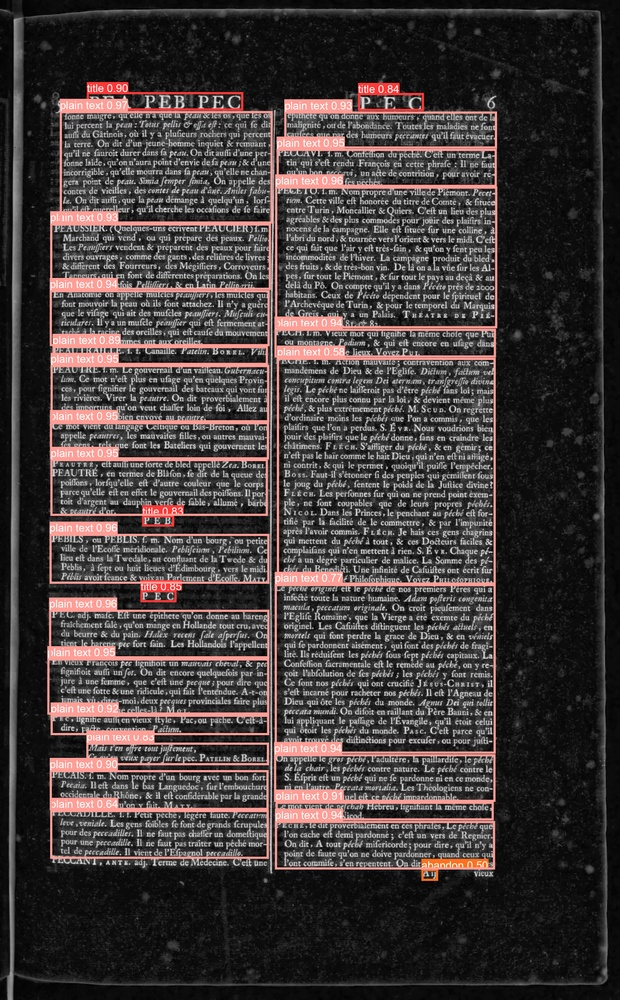
#> input picture assets/img/1913247_15.jpeg, 620 x 1000 px, shrunk from 2844 x 4584 before the run
$ python -i preprocess.py   (imports and definitions only)
#> lines starting #> are read from the running program, lines starting #| are printed output that depends on the picture; after the words box and inside, x2 and y2 are one past the last pixel; in counts of white or black regions, pixels touching at a corner belong together
#> in preprocess, img is the input picture: shape (1000, 620, 3); mean B, G, R 57.6, 58.2, 64.8
import cv2
import numpy as np
from skimage.filters import threshold_sauvola

# [5 lines left out: function brighten, not called in this run]


def white_balance(img):
    """
    Simple and effective white balance for scanned documents.
    Removes yellow/brown cast by normalizing A/B channels in LAB space.
    """
    if img is None:
        raise ValueError("white_balance(): input image is None")

    # Convert BGR → LAB
    lab = cv2.cvtColor(img, cv2.COLOR_BGR2LAB)
    l, a, b = cv2.split(lab)

    # Compute average A/B
    avg_a = np.mean(a)
    avg_b = np.mean(b)

    # Adjust A/B to reduce color cast
    a = a.astype(np.float32)
    b = b.astype(np.float32)
    l_float = l.astype(np.float32)

    a = a - ((avg_a - 128) * (l_float / 255.0) * 1.1)
    b = b - ((avg_b - 128) * (l_float / 255.0) * 1.1)

    # Convert back to uint8
    a = np.clip(a, 0, 255).astype("uint8")
    b = np.clip(b, 0, 255).astype("uint8")

    # Rebuild LAB image
    lab = cv2.merge([l, a, b])

    # Convert back to BGR
    balanced = cv2.cvtColor(lab, cv2.COLOR_LAB2BGR)
    return balanced


def remove_shadows(img):
    """
    Remove scanner shadows and uneven illumination using
    morphological background estimation.
    Works for grayscale or color input.
    """
    # Convert to grayscale
    if len(img.shape) == 3:
        gray = cv2.cvtColor(img, cv2.COLOR_BGR2GRAY)
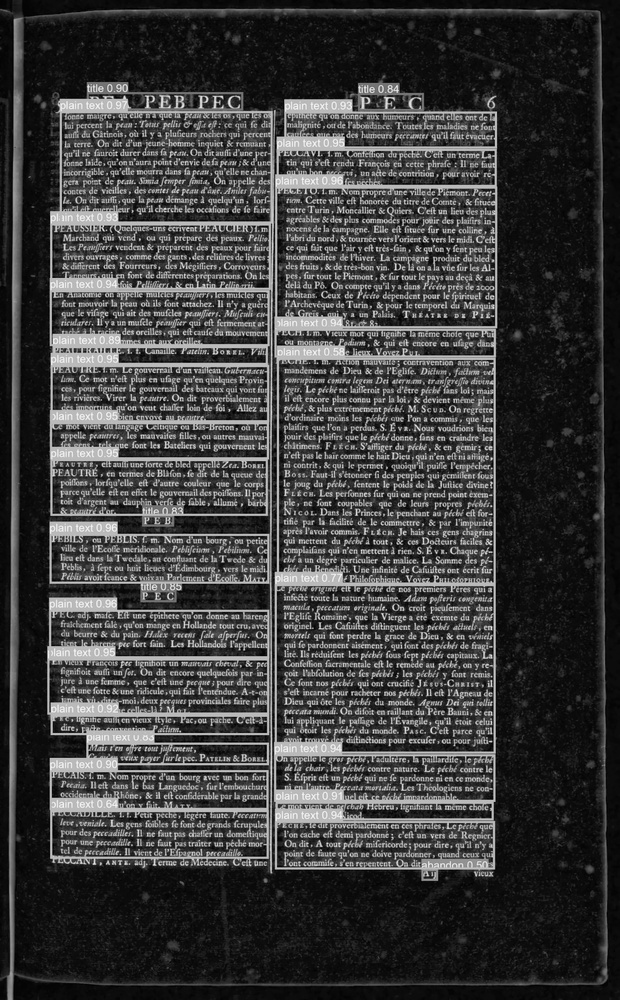
#> gray: shape (1000, 620); min 0, max 248, mean 60.1
    else:
        gray = img.copy()

    # Estimate the background via large morphological closing
    kernel = cv2.getStructuringElement(cv2.MORPH_RECT, (51, 51))
    bg = cv2.morphologyEx(gray, cv2.MORPH_CLOSE, kernel)
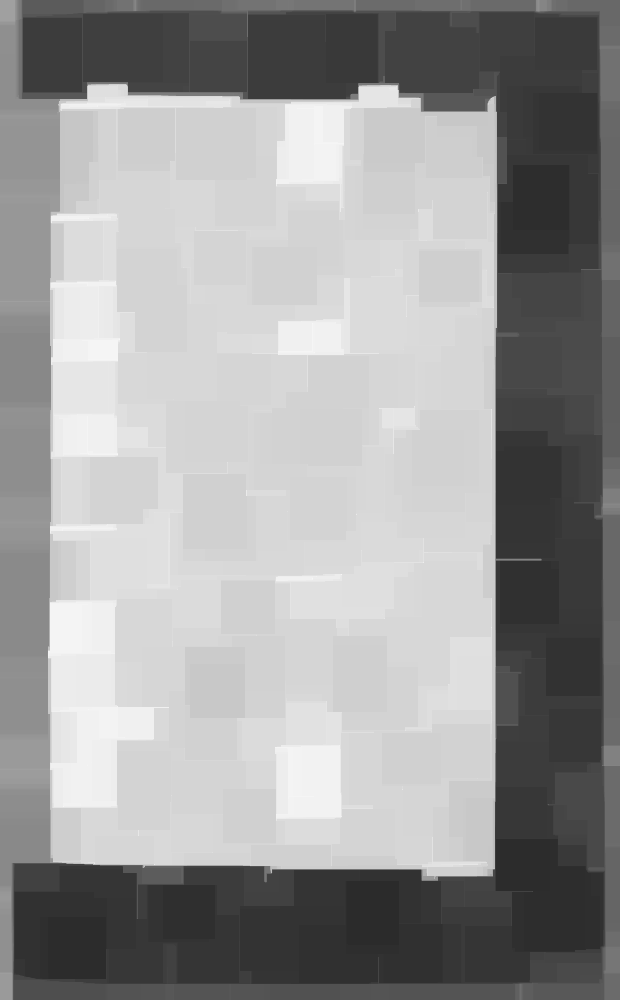
#> bg: shape (1000, 620); min 43, max 248, mean 153.7

    # Subtract background from image
    diff = cv2.absdiff(gray, bg)
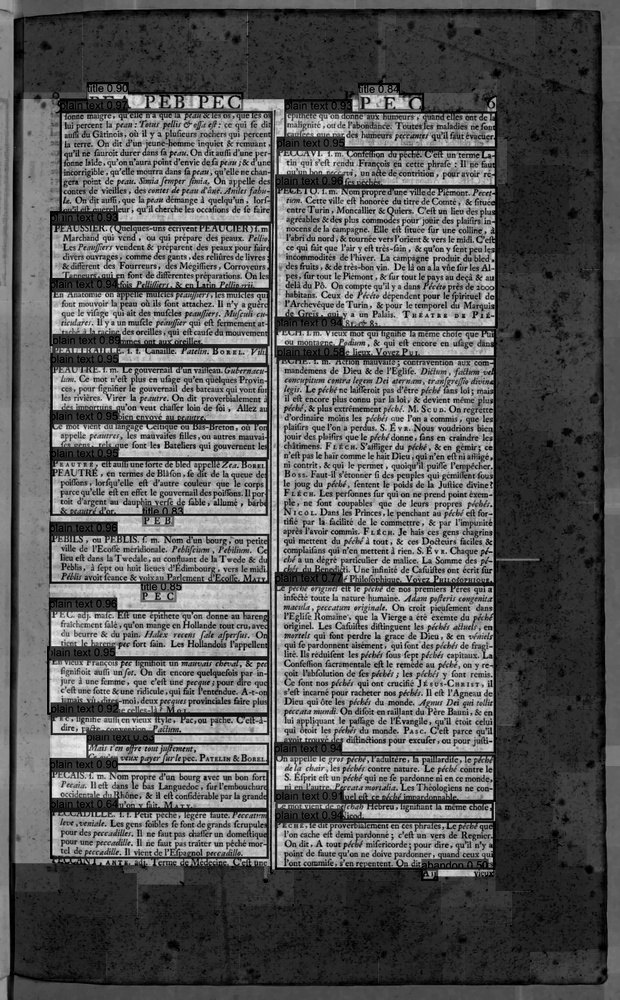
#> diff: shape (1000, 620); min 0, max 241, mean 93.7

    # Normalize contrast
    norm = cv2.normalize(diff, None, alpha=0, beta=255,
                         norm_type=cv2.NORM_MINMAX)

    return norm


# [54 lines left out: functions crop_margins, deskew_opencv, not called in this run]


def preprocess_for_layout(img):
    """
    Optimal preprocessing for DocLayout-YOLO.
    Includes:
    - deskew
    - white balance
    - shadow removal
    - margin cropping
    - controlled brightening
    - CLAHE
    - light smoothing
    """

    # STEP 1 — Deskew
    #img = deskew_opencv(img)

    # STEP 2 — Remove shadows BEFORE white balance
    shadow_free = remove_shadows(img)

    # STEP 3 — White balance on the shadow-free version
    # Convert back to 3-channel for white balance
    shadow_rgb = cv2.cvtColor(shadow_free, cv2.COLOR_GRAY2BGR)
    wb = white_balance(shadow_rgb)
#> in white_balance, `lab = cv2.cvtColor(img, cv2.COLOR_BGR2LAB)`: lab: shape (1000, 620, 3); mean of channels 0, 1, 2 103.7, 128, 128
#> in white_balance, `l, a, b = cv2.split(lab)`: a: shape (1000, 620); every value is 128
#> in white_balance, `avg_a = np.mean(a)`: avg_a = 128
#> in white_balance, `a = a.astype(np.float32)`: a: shape (1000, 620) float32; every value is 128

    # STEP 4 — Crop margins
    #cropped = crop_margins(wb, margin=15)

    # STEP 5 — Grayscale
    gray = cv2.cvtColor(wb, cv2.COLOR_BGR2GRAY)

    # STEP 6 — Gentle brightening
    #gray = brighten(gray, gamma=1.2)

    # STEP 7 — CLAHE
    clahe = cv2.createCLAHE(clipLimit=3.0, tileGridSize=(16, 16))
    enhanced = clahe.apply(gray)
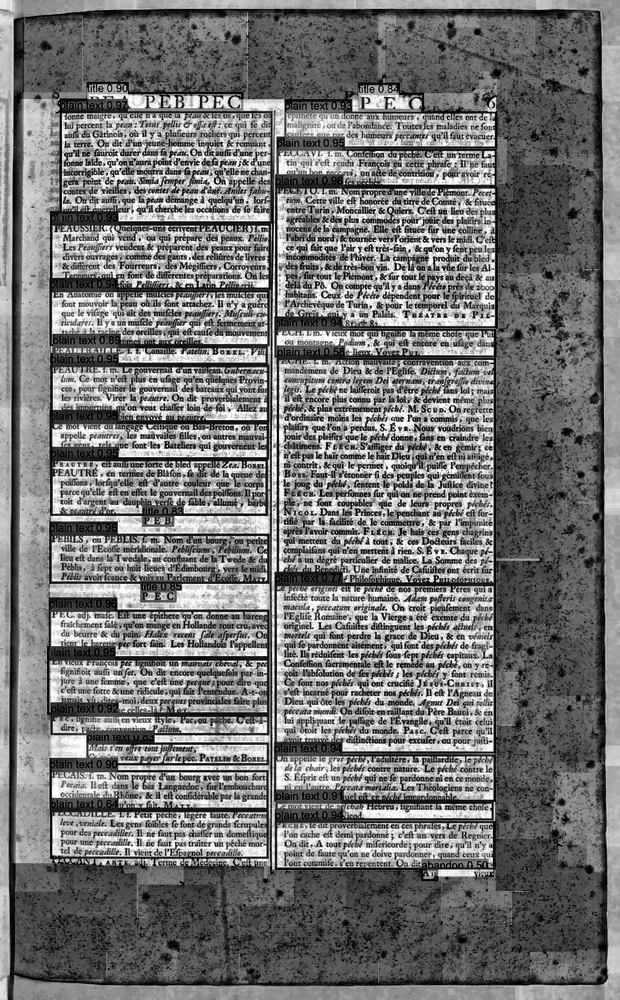
#> enhanced: shape (1000, 620); min 0, max 255, mean 117.9

    # STEP 8 — Light smoothing
    #enhanced = cv2.medianBlur(enhanced, 3)

    # STEP 9 — Optional: light denoise
    enhanced = cv2.fastNlMeansDenoising(enhanced, None, 3, 7, 21)

    return enhanced


def preprocess_for_ocr(img):
    """
    Preprocessing optimized for Tesseract OCR.
    Does NOT apply CLAHE (to avoid distorting glyphs).
    Uses Sauvola binarization for robustness on old paper.
    """
    gray = cv2.cvtColor(img, cv2.COLOR_BGR2GRAY)

    th = threshold_sauvola(gray, window_size=25)
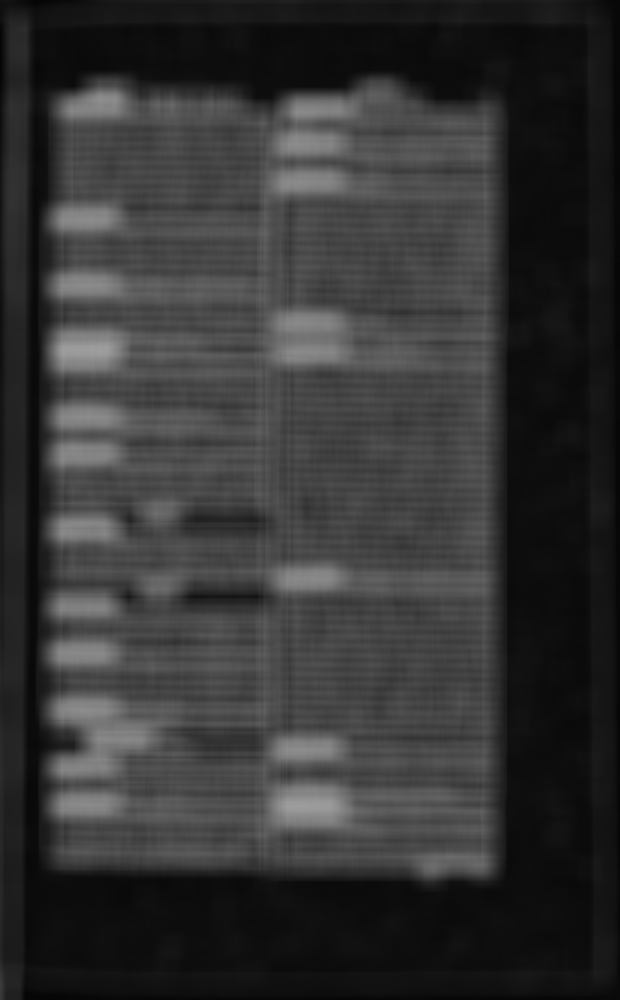
#> th: shape (1000, 620) float64; min 5.76, max 159.1, mean 52.9
    ocr_img = (gray > th).astype("uint8") * 255
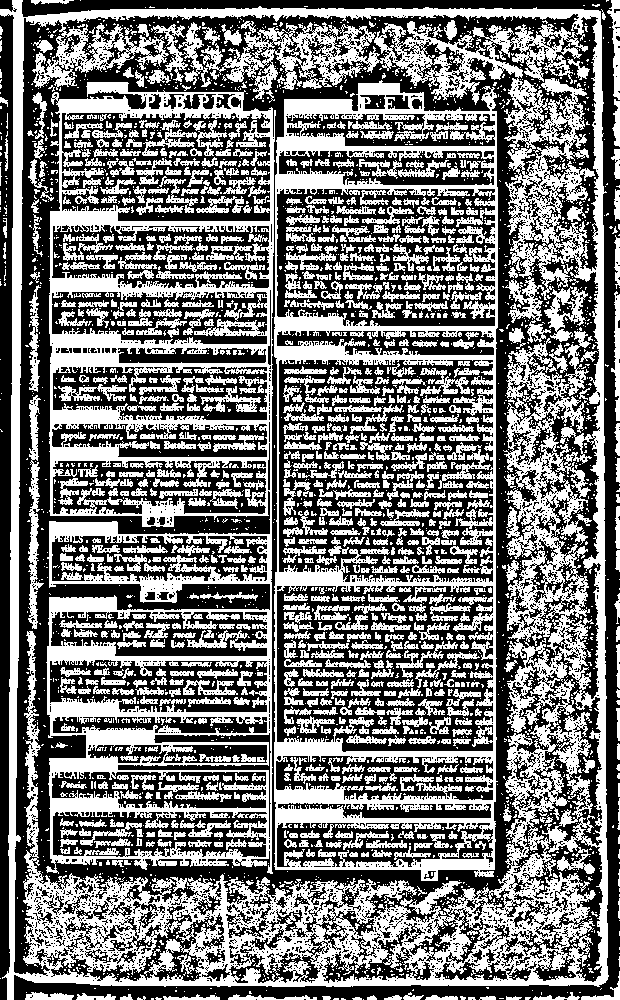
#> ocr_img: shape (1000, 620); 46.7% white; 3157 white regions (2251 under 20 px), largest, box (x1, y1, x2, y2) and area: (0, 0, 609, 1000) 104939, (46, 82, 276, 874) 51801, (274, 80, 498, 881) 36356

    return ocr_img


def preprocess(image_path):
    """
    Load image and produce TWO preprocessed versions:
    - one for layout detection (brightened, contrast-enhanced)
    - one for OCR (binarized carefully)
    """
    img = cv2.imread(image_path)
    if img is None:
        raise ValueError(f"Cannot read image: {image_path}")

    layout_img = preprocess_for_layout(img)
    ocr_img = preprocess_for_ocr(img)

    return layout_img, ocr_img

>>> result = preprocess('../assets/img/1913247_15.jpeg')

$ run again, on assets/img/1913247_30.jpeg
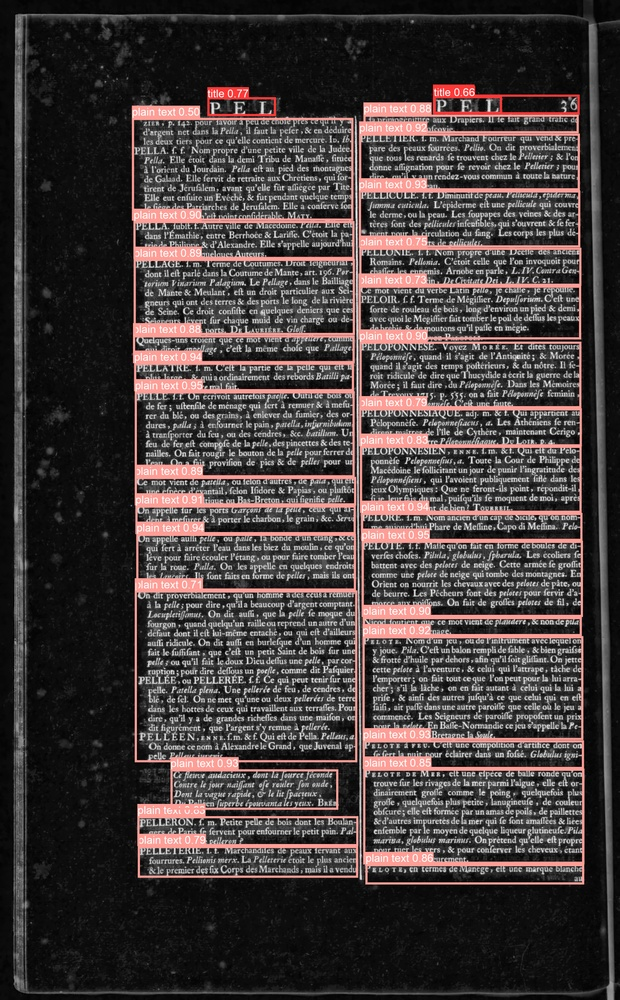
#> input picture assets/img/1913247_30.jpeg, 620 x 1000 px, shrunk from 2844 x 4589 before the run
#> in preprocess, img is the input picture: shape (1000, 620, 3); mean B, G, R 60, 60.5, 67.9
#> in remove_shadows, `diff = cv2.absdiff(gray, bg)`:
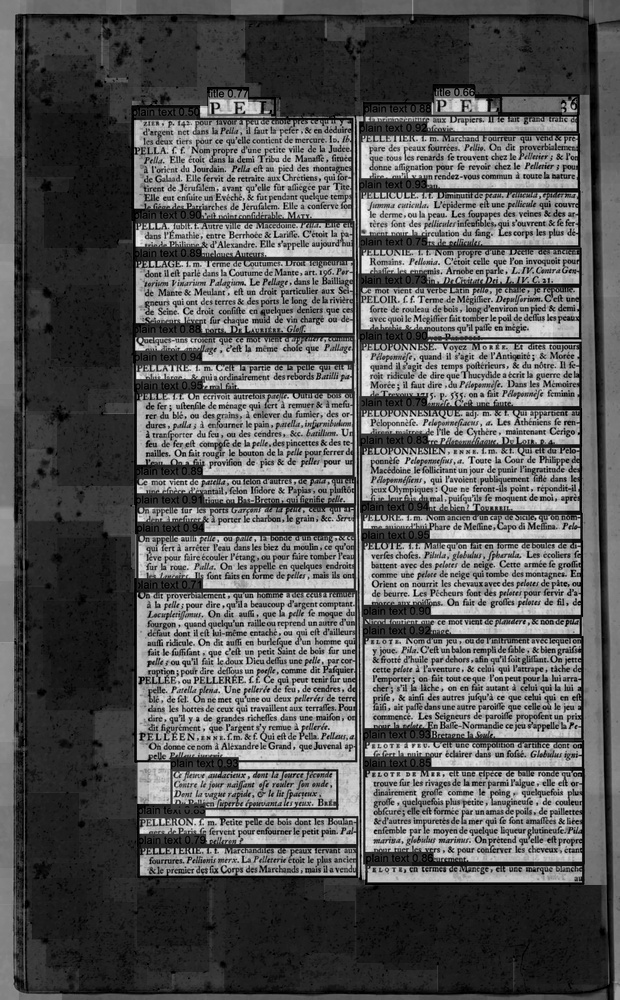
#> diff: shape (1000, 620); min 0, max 240, mean 92.6
#> lab: shape (1000, 620, 3); mean of channels 0, 1, 2 102.2, 128, 128
#> avg_a = 128
#> in preprocess_for_ocr, `ocr_img = (gray > th).astype("uint8") * 255`:
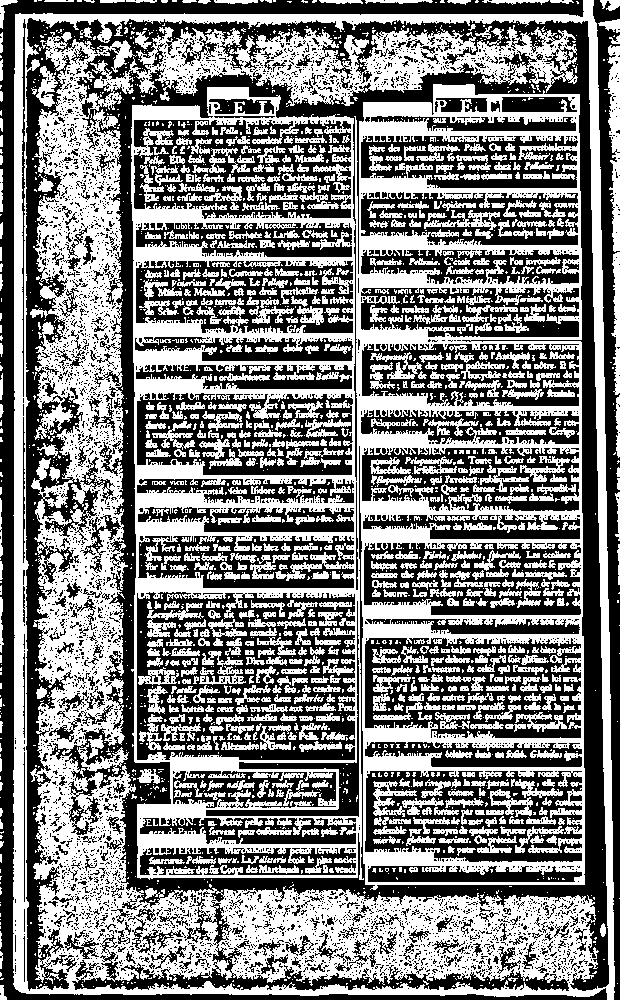
#> ocr_img: shape (1000, 620); 49.3% white; 2245 white regions (1431 under 20 px), largest, box (x1, y1, x2, y2) and area: (13, 0, 615, 1000) 126416, (131, 84, 585, 890) 94204, (608, 45, 620, 252) 1693
